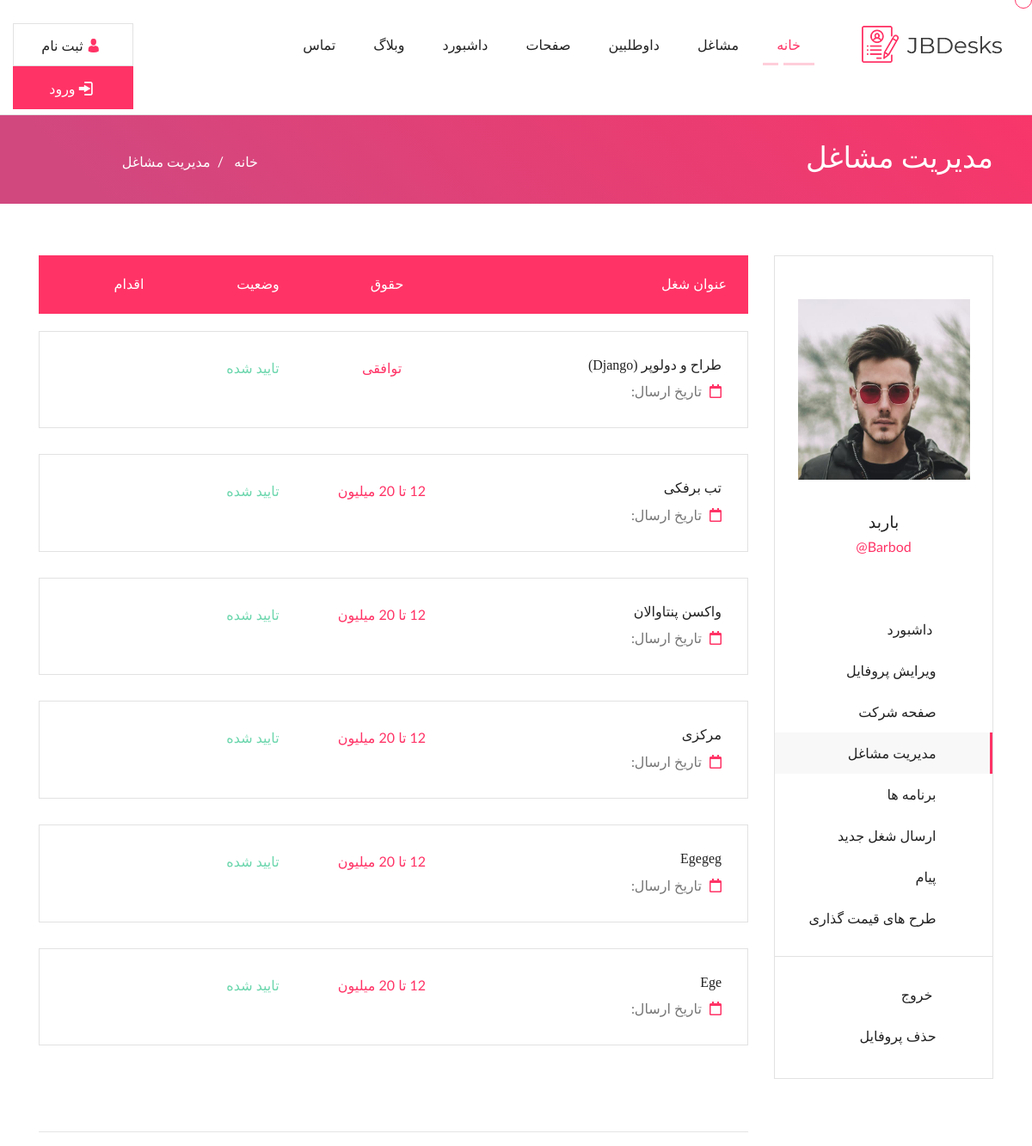
Page /dashboard/ (signed in) on the earlier database version.
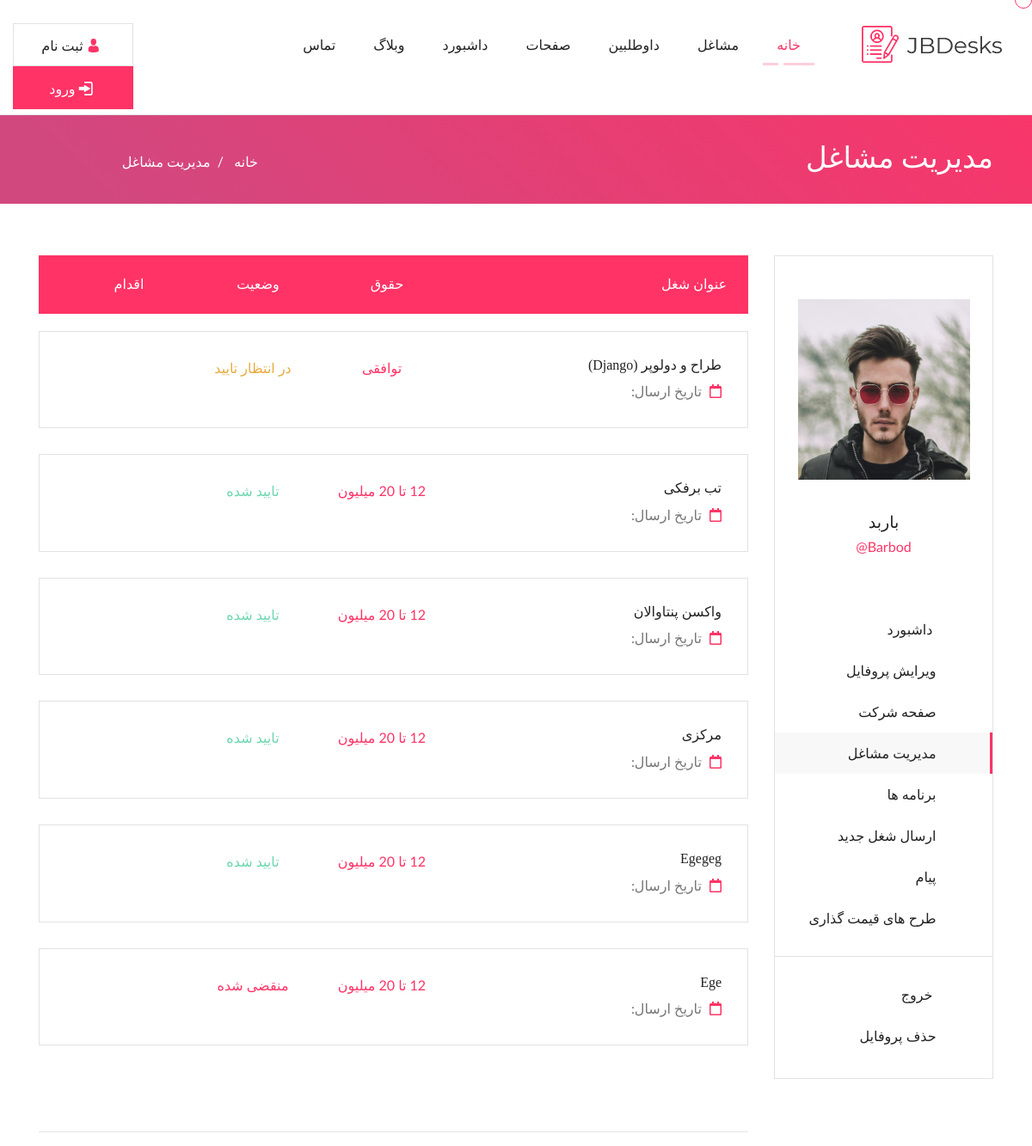
Same page on the later database version.
### jobs/models.py (models this page shows, shortened)
class Jobs(models.Model):
    author = models.ForeignKey(User, models.CASCADE, verbose_name='نویسنده')
    title = models.CharField(max_length=300, verbose_name='عنوان شغلی')
    company = models.CharField(max_length=300, verbose_name='نام شرکت')
    description = models.TextField(verbose_name='توضیحات شغلی')
    employer_description = models.TextField(verbose_name='نفش کارمند در شرکت')
    address = models.TextField(verbose_name='آدرس شرکت شما')
    important = TaggableManager(blank=True, verbose_name='مهارت های لازم')
    service = TaggableManager(through=Services,blank=True, verbose_name='مسئولیت ها',related_name='services')
    price = models.CharField(max_length=200, default='12 تا 20 میلیون', choices=PRICE_CHOICES, verbose_name="حقوق")
    category = models.ForeignKey(Category, on_delete=models.SET_NULL, verbose_name='دسته بندی', blank=True, null=True)
    state = models.ForeignKey(Cities, on_delete=models.SET_NULL, verbose_name='شهر', blank=True, null=True)
    Type = models.CharField(max_length=200, default='d', choices=Job_CHOICES, verbose_name="وضعیت شغلی")
    status = models.CharField(max_length=200, default='i', choices=STATUS_CHOICES, verbose_name="وضعیت")
    soldiering = models.CharField(max_length=200, default='مهم نیست', choices=SOLDIER_CHOICES,
                                  verbose_name="وضعیت نظام وظیفه")
    sex = models.CharField(max_length=200, default='مهم نیست', choices=SEX_CHOICES,
                                  verbose_name="جنسیت")
    experiance = models.CharField(max_length=200, default='مهم نیست', choices=EXPERIANCE_CHOICES,
                                  verbose_name="سطح تجربه")
    date=models.DateTimeField(auto_now_add=True,verbose_name='زمان ثبت')

### account/views.py (the view)
# urls.py: path('dashboard/', Dashboard.as_view(),name='dashboard'),
class Dashboard(LoginRequiredMixin, ListView):
    template_name = 'registration/dashboard.html'
    paginate_by= 8
    def get_queryset(self):
        if self.request.user.is_superuser:
            return Jobs.objects.all()
        else:
            return Jobs.objects.filter(author=self.request.user)

### templates/registration/dashboard.html (shortened to what this page needs)
{% extends 'shared/register_base.html' %}
{% block content %}
                <div class="col-lg-9 col-md-12 col-sm-12 col-12">
                    <div class="row">
                        <div class="col-lg-12 col-md-12 col-sm-12 col-12">
                            <div class="job_main_overflow jb_cover">
                                <div class="latest_job_overlow jb_cover">
                                    <div class="manage_jobs_wrapper jb_cover">
                                        <div class="job_list mange_list">
                                            <h6>عنوان شغل</h6>
                                        </div>
                                        <div class="job_list_next mange_list">
                                            <h6>حقوق</h6>
                                        </div>
                                        <div class="job_list_next mange_list">
                                            <h6>وضعیت</h6>
                                        </div>
                                        <div class="job_list_next mange_list">
                                            <h6>اقدام</h6>
                                        </div>
                                    </div>
{% for job in object_list %}
                                    <div class="latest_job_box jb_cover">
                                        <div class="job_list">
                                            <h6><a href="{% url 'job-detail' job.id %}">{{job.title}}</a></h6>
                                            <p> <i class="far fa-calendar"></i> تاریخ ارسال:{{job.datw}}</p>
                                        </div>
                                        <div class="job_list_next">
                                            <p><a href="">{{job.price}}</a></p>
                                        </div>
                                        {% if job.status == 'p' %}
                                        <div class="job_list_next">
                                            <p class="gn">تایید شده</p>
                                        </div>
                                        {% elif job.status == 'i' %}
                                        <div class="job_list_next">
                                            <p class="pen">در انتظار تایید</p>
                                        </div>
                                        {% else %}
                                        <div class="job_list_next">
                                            <p class="ex">منقضی شده</p>
                                        </div>
                                        {% endif %}
                                        <div class="job_list_next">
                                            <ul>
                                                <li><a href="#"><i class="fas fa-eye"></i></a></li>
                                                <li><a href="#"><i class="fas fa-edit"></i></a></li>
                                                <li><a href="#"><i class="fas fa-trash-alt"></i></a></li>
                                            </ul>
                                        </div>
                                    </div>
{% endfor %}
                                {% if page_obj %}
                <div class="blog_pagination_section jb_cover">
                    <br>
                    <hr>
                </div>
    {% endif %}
                                </div>
                            </div>
                        </div>
                    </div>
                </div>
            </div>
        </div>
    </div>
{% endblock  %}

Differences in the rows shown:
changed Jobs "طراح و دولوپر (Django)": status "تایید شده" → "در انتظار تایید"
changed Jobs "Ege": status "تایید شده" → "منقضی شده"
